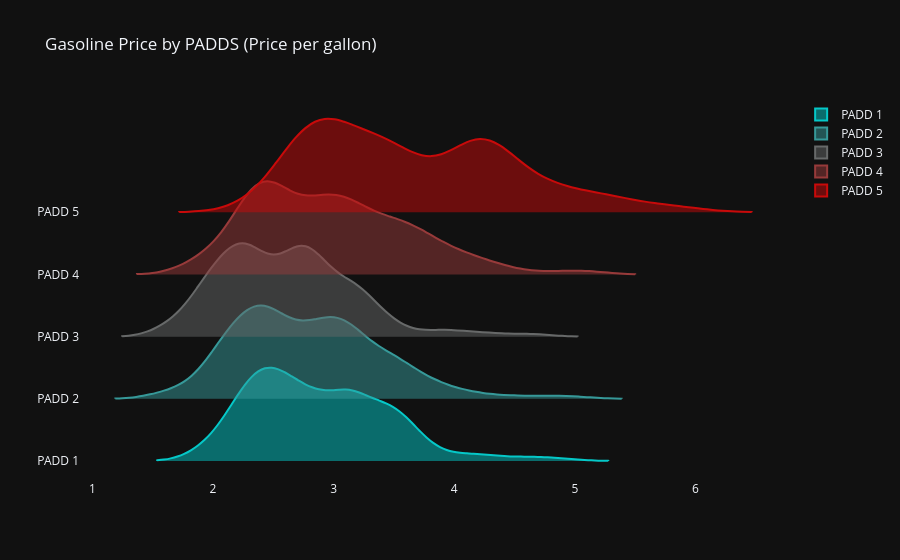

This figure's notebook cell:
### Code cell
plotting_gasoline_by_group(df_pivot,Padds,'PADDS')

### Figure 1 — Plotly figure (JSON) as saved in the notebook; plotly's stock layout.template omitted (floating-point values rounded to 4 significant figures; data arrays with more than 128 entries replaced by an {"elided": "..."} marker saying what was removed)
{"data": [{"line": {"color": "rgb(5.0, 200.0, 200.0)"}, "name": "PADD 1", "orientation": "h", "points": false, "side": "positive", "type": "violin", "width": 3, "x": {"elided": "568 float values"}}, {"line": {"color": "rgb(53.75, 152.5, 152.5)"}, "name": "PADD 2", "orientation": "h", "points": false, "side": "positive", "type": "violin", "width": 3, "x": {"elided": "568 float values"}}, {"line": {"color": "rgb(102.5, 105.0, 105.0)"}, "name": "PADD 3", "orientation": "h", "points": false, "side": "positive", "type": "violin", "width": 3, "x": {"elided": "568 float values"}}, {"line": {"color": "rgb(151.25, 57.5, 57.5)"}, "name": "PADD 4", "orientation": "h", "points": false, "side": "positive", "type": "violin", "width": 3, "x": {"elided": "568 float values"}}, {"line": {"color": "rgb(200.0, 10.0, 10.0)"}, "name": "PADD 5", "orientation": "h", "points": false, "side": "positive", "type": "violin", "width": 3, "x": {"elided": "568 float values"}}], "layout": {"title": {"text": "Gasoline Price by PADDS (Price per gallon)"}, "xaxis": {"showgrid": false, "zeroline": false}}}
